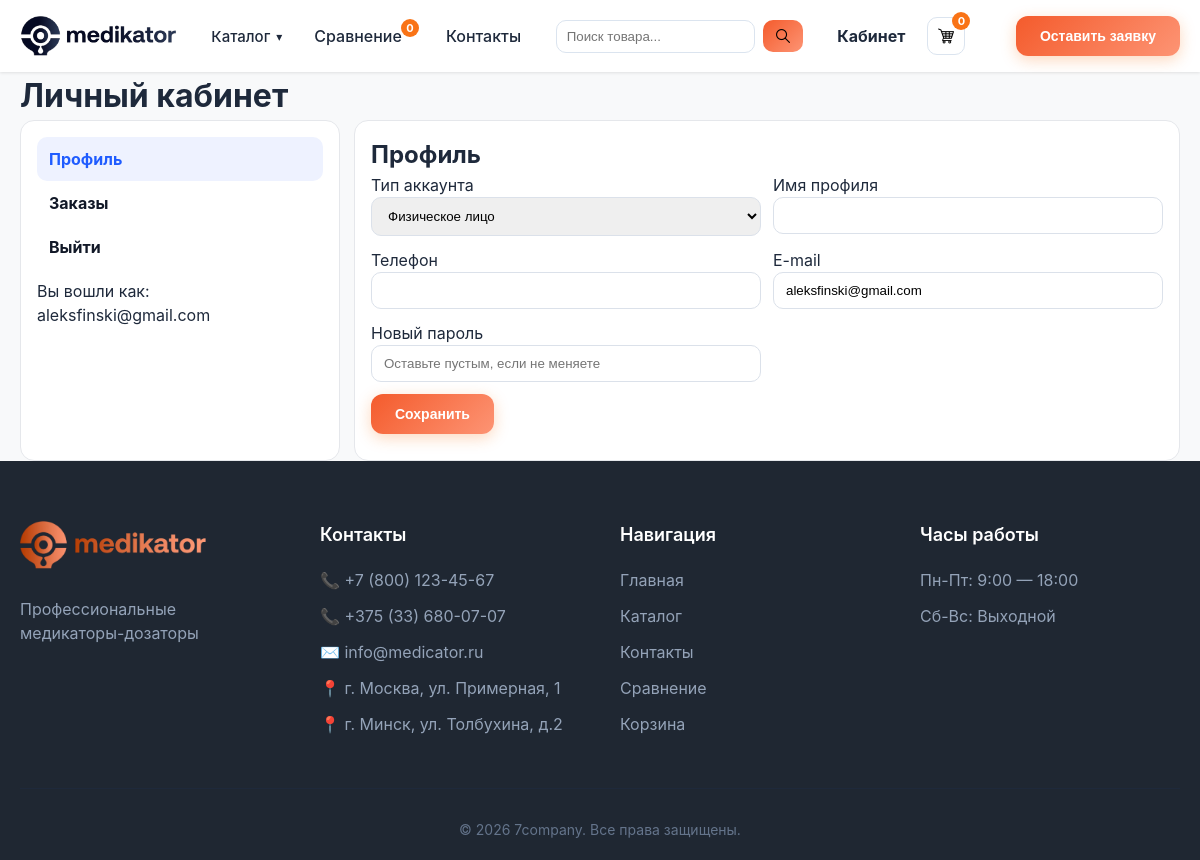
The app's page /account.php (signed in) with its own data.
### tables this page shows
CREATE TABLE `user` (
  `id` int NOT NULL,
  `login` varchar(255) NOT NULL,
  `password` varchar(255) NOT NULL,
  `role` varchar(255) NOT NULL,
  `account_type` varchar(16) NOT NULL DEFAULT 'individual',
  `company_name` varchar(255) DEFAULT NULL,
  `representative_name` varchar(255) DEFAULT NULL,
  `phone` varchar(64) DEFAULT NULL,
  `address` varchar(255) DEFAULT NULL,
  `email` varchar(255) NOT NULL,
  `name` varchar(255) DEFAULT NULL,
  `unp` varchar(32) DEFAULT NULL,
  `created_at` datetime DEFAULT CURRENT_TIMESTAMP
);

### includes/config.php (called while the page is built, shortened)
<?php
if (!function_exists('app_url')) {
    function app_url(string $path = ''): string
    {
        $path = ltrim($path, '/');
        $base = APP_BASE;
        if ($path === '') {
            return ($base === '' ? '/' : $base . '/');
        }
        return ($base === '' ? '/' . $path : $base . '/' . $path);
    }
}
?>

### includes/auth_lib.php (called while the page is built, shortened)
<?php
require_once __DIR__ . '/config.php';
function app_current_user(mysqli $mysqli): ?array
{
    $uid = (int)($_SESSION['user_id'] ?? 0);
    $queries = [
        "SELECT id, login, email, name, unp, role, account_type, company_name, representative_name, phone, address FROM `user` WHERE id = ? LIMIT 1",
        "SELECT id, login, email, name, unp, role FROM `user` WHERE id = ? LIMIT 1",
        "SELECT id, login, email, role FROM `user` WHERE id = ? LIMIT 1",
    ];
    foreach ($queries as $sql) {
        $stmt = $mysqli->prepare($sql);
        $stmt->bind_param('i', $uid);
        $stmt->execute();
        $res = $stmt->get_result();
        $row = $res ? $res->fetch_assoc() : null;
        if ($row) {
            return $row;
        }
    }
    return null;
}

### includes/site_settings.php (called while the page is built, shortened)
<?php
function get_site_settings_path()
{
    return __DIR__ . '/includes/storage/site_settings.json';
}
function get_default_site_settings()
{
    return [
        'contacts' => [
            'phone' => '+7 (800) 123-45-67',
            'email' => 'info@medicator.ru',
            'address' => 'г. Москва, ул. Примерная, 1',
            'work_hours' => 'Пн-Пт: 9:00 — 18:00',
        ],
        'header' => [
            'brand_name' => '7 company',
            'lead_button_text' => 'Оставить заявку',
        ],
        'footer' => [
            'company_description' => 'Профессиональные медикаторы-дозаторы',
            'copyright' => '© 2026 7company. Все права защищены.',
        ],
        'index' => [
            'hero_title_top' => 'МЕДИКАТОРЫ',
            'hero_title_bottom' => 'ДЛЯ ХОЗЯЙСТВ',
            'hero_text' => 'Точное дозирование препаратов и добавок в систему водоснабжения. Надёжные решения для птицеводства, свиноводства и животноводства.',
        ],
        'containers' => [
            'index_cta_title' => 'РАССЧИТАЕМ СТОИМОСТЬ',
            'index_cta_subtitle' => 'ПОД ВАШ ЗАПРОС',
            'contacts_intro_title' => 'СВЯЖИТЕСЬ',
            'contacts_intro_subtitle' => 'С НАМИ',
        ],
    ];
}
function load_site_settings()
{
    $defaults = get_default_site_settings();
    $path = get_site_settings_path();
    if (!file_exists($path)) {
        return $defaults;
    }
    $raw = file_get_contents($path);
    $decoded = json_decode($raw, true);
    return array_replace_recursive($defaults, $decoded);
}

### account.php (the view, shortened to what this page needs)
<?php
require_once __DIR__ . '/includes/config.php';
require_once __DIR__ . '/includes/site_settings.php';
require_once __DIR__ . '/includes/auth_lib.php';
$siteSettings = load_site_settings();
$user = app_current_user($mysqli);
?>
<!DOCTYPE html>
<html lang="ru">
<head>
    <link rel="stylesheet" href="css/style.css">
</head>
<body>
<?php require_once __DIR__ . '/includes/header.php'; ?>
<main class="main">
    <div class="container">
        <h1>Личный кабинет</h1>
        <div class="cab">
            <div class="card cab-nav">
                <a href="#profile" class="active" data-tab="profile">Профиль</a>
                <a href="#orders" data-tab="orders">Заказы</a>
                <a href="<?= htmlspecialchars(app_url('includes/auth_logout.php'), ENT_QUOTES, 'UTF-8') ?>">Выйти</a>
                <div class="muted" style="margin-top:10px;">Вы вошли как: <?= htmlspecialchars($user['login'] ?? '') ?></div>
            </div>
            <div class="card">
                <div id="tab-profile">
                    <h2>Профиль</h2>
                    <form id="profileForm">
                        <div class="row">
                            <div>
                                <label class="muted">Тип аккаунта</label>
                                <select name="account_type" id="profileAccountType">
                                    <option value="individual" <?= (($user['account_type'] ?? 'individual') === 'individual') ? 'selected' : '' ?>>Физическое лицо</option>
                                </select>
                            </div>
                            <div>
                                <label class="muted">Имя профиля</label>
                                <input type="text" name="name" value="<?= htmlspecialchars((string)($user['name'] ?? '')) ?>">
                            </div>
                        </div>
                        <div class="row" style="margin-top:12px;">
                            <div>
                                <label class="muted">Телефон</label>
                                <input type="text" name="phone" value="<?= htmlspecialchars((string)($user['phone'] ?? '')) ?>">
                            </div>
                            <div>
                                <label class="muted">E-mail</label>
                                <input type="email" name="email" value="<?= htmlspecialchars((string)($user['email'] ?? '')) ?>">
                            </div>
                        </div>
                        <div class="row" style="margin-top:12px;">
                            <div>
                                <label class="muted">Новый пароль</label>
                                <input type="password" name="new_password" placeholder="Оставьте пустым, если не меняете">
                            </div>
                        </div>
                        <button class="btn btn-primary" type="submit" style="margin-top:12px;">Сохранить</button>
                    </form>
                </div>
            </div>
        </div>
    </div>
</main>
<?php require_once __DIR__ . '/includes/footer.php'; ?>
</body>
</html>

### includes/header.php (shortened to what this page needs)
<?php
require_once __DIR__ . '/site_settings.php';
require_once __DIR__ . '/auth_lib.php';
$siteSettings = $siteSettings ?? load_site_settings();
$currentUser = null;
try {
    if (isset($mysqli) && $mysqli instanceof mysqli) {
        $currentUser = app_current_user($mysqli);
    }
} catch (Throwable $e) {
    $currentUser = null;
}
?>
<header class="header">
    <div class="container">
        <div class="header__inner">
            <div class="header-left">
            <a href="<?= htmlspecialchars(app_url('index.php'), ENT_QUOTES, 'UTF-8') ?>" class="logo">
                <span class="logo__img">
                    <img src="<?= htmlspecialchars(app_url('products/icon.png'), ENT_QUOTES, 'UTF-8') ?>" alt="Medikator.ru">
                </span>
            </a>
            </div>
            <nav class="nav" id="siteMainNav">
                <ul class="nav__list">                    <li class="nav__item nav-catalog">
                        <a href="/catalog" class="nav__link nav-catalog__toggle" id="headerCatalogToggle" aria-expanded="false">
                            Каталог <span class="nav-catalog__arrow">▾</span>
                        </a>
                    </li>
                    <li class="nav__item"><a href="/compare" class="nav__link nav__link--compare">Сравнение <span class="nav-cart-count" data-compare-count>0</span></a></li>
                    <li class="nav__item"><a href="/contacts" class="nav__link">Контакты</a></li>
                </ul>
            </nav>
            <form class="header-search" id="headerSearchForm">
                <input id="headerSearchInput" name="q" type="text" placeholder="Поиск товара...">
                <button type="submit" aria-label="Поиск"><img src="<?= htmlspecialchars(app_url('products/search.png'), ENT_QUOTES, 'UTF-8') ?>" alt=""></button>
            </form>
            <div class="header-right">
                <a href="<?= htmlspecialchars($currentUser ? app_url('account.php') : app_url('login.php'), ENT_QUOTES, 'UTF-8') ?>" class="nav__link" style="margin-right:12px; font-weight:700;">
                    <?= $currentUser ? 'Кабинет' : 'Войти' ?>
                </a>
                <a href="<?= htmlspecialchars(app_url('cart.php'), ENT_QUOTES, 'UTF-8') ?>" class="header-cart-btn" aria-label="Корзина">
                    <img src="<?= htmlspecialchars(app_url('products/cart.png'), ENT_QUOTES, 'UTF-8') ?>" alt="">
                    <span class="header-cart-btn__count" data-cart-count>0</span>
                </a>
            </div>
            <button type="button" class="btn btn-primary header-lead-open" data-lead-open>
                <?= htmlspecialchars($siteSettings['header']['lead_button_text']) ?>
            </button>
        </div>
    </div>
</header>
<div class="header-spacer" aria-hidden="true"></div>
    <link rel="stylesheet" href="https://cdn.jsdelivr.net/npm/intl-tel-input@25.3.1/build/css/intlTelInput.css">

### includes/footer.php
<?php
require_once __DIR__ . '/site_settings.php';
$siteSettings = $siteSettings ?? load_site_settings();
?>
<footer class="footer">
        <div class="container">
            <div class="footer__content">
                <div class="footer__col">
                    <a href="<?= htmlspecialchars(app_url('index.php'), ENT_QUOTES, 'UTF-8') ?>" class="footer-logo"><img src="<?= htmlspecialchars(app_url('products/footer-icon.png'), ENT_QUOTES, 'UTF-8') ?>"></a>
                    <p class="footer__text"><?= htmlspecialchars($siteSettings['footer']['company_description']) ?></p>
                </div>
                <div class="footer__col">
                    <h3 class="footer__title">Контакты</h3>
                    <ul class="footer__list">
                        <li>📞 <?= htmlspecialchars($siteSettings['contacts']['phone']) ?></li>
                        <li>📞 +375 (33) 680-07-07</li>
                        <li>✉️ <?= htmlspecialchars($siteSettings['contacts']['email']) ?></li>
                        <li>📍 <?= htmlspecialchars($siteSettings['contacts']['address']) ?></li>
                        <li>📍 г. Минск, ул. Толбухина, д.2</li>
                    </ul>
                </div>
                <div class="footer__col">
                    <h3 class="footer__title">Навигация</h3>
                    <ul class="footer__list">
                        <li><a href="<?= htmlspecialchars(app_url('index.php'), ENT_QUOTES, 'UTF-8') ?>">Главная</a></li>
                        <li><a href="<?= htmlspecialchars(app_url('catalog.php'), ENT_QUOTES, 'UTF-8') ?>">Каталог</a></li>
                        <li><a href="<?= htmlspecialchars(app_url('contacts.php'), ENT_QUOTES, 'UTF-8') ?>">Контакты</a></li>
                        <li><a href="<?= htmlspecialchars(app_url('compare.php'), ENT_QUOTES, 'UTF-8') ?>">Сравнение</a></li>
                        <li><a href="<?= htmlspecialchars(app_url('cart.php'), ENT_QUOTES, 'UTF-8') ?>">Корзина</a></li>
                    </ul>
                </div>
                <div class="footer__col">
                    <h3 class="footer__title">Часы работы</h3>
                    <ul class="footer__list">
                        <li><?= htmlspecialchars($siteSettings['contacts']['work_hours']) ?></li>
                        <li>Сб-Вс: Выходной</li>
                    </ul>
                </div>
            </div>
            <div class="footer__bottom">
                <p><?= htmlspecialchars($siteSettings['footer']['copyright']) ?></p>
            </div>
        </div>
    </footer>

### account.php (style rules this page uses)
.cab { display:grid;grid-template-columns:320px 1fr;gap:14px }
.card { background:#fff;border:1px solid #e5e7eb;border-radius:14px;padding:16px }
.cab-nav a { display:block;padding:10px 12px;border-radius:10px;text-decoration:none;color:#111827;font-weight:700 }
.cab-nav a.active { background:#eef2ff;color:#1f5cff }
.row { display:grid;grid-template-columns:1fr 1fr;gap:12px }
input,textarea,select { width:100%;padding:10px 12px;border:1px solid #dbe1ea;border-radius:10px }

### records on screen
user: login "aleksfinski@gmail.com", account_type "Физическое лицо", email "aleksfinski@gmail.com"

### other values on screen
$siteSettings['header']['lead_button_text'] "Оставить заявку"
$siteSettings['footer']['company_description'] "Профессиональные медикаторы-дозаторы"
$siteSettings['contacts']['phone'] "+7 (800) 123-45-67"
$siteSettings['contacts']['email'] "info@medicator.ru"
$siteSettings['contacts']['address'] "г. Москва, ул. Примерная, 1"
$siteSettings['contacts']['work_hours'] "Пн-Пт: 9:00 — 18:00"
$siteSettings['footer']['copyright'] "© 2026 7company. Все права защищены."
